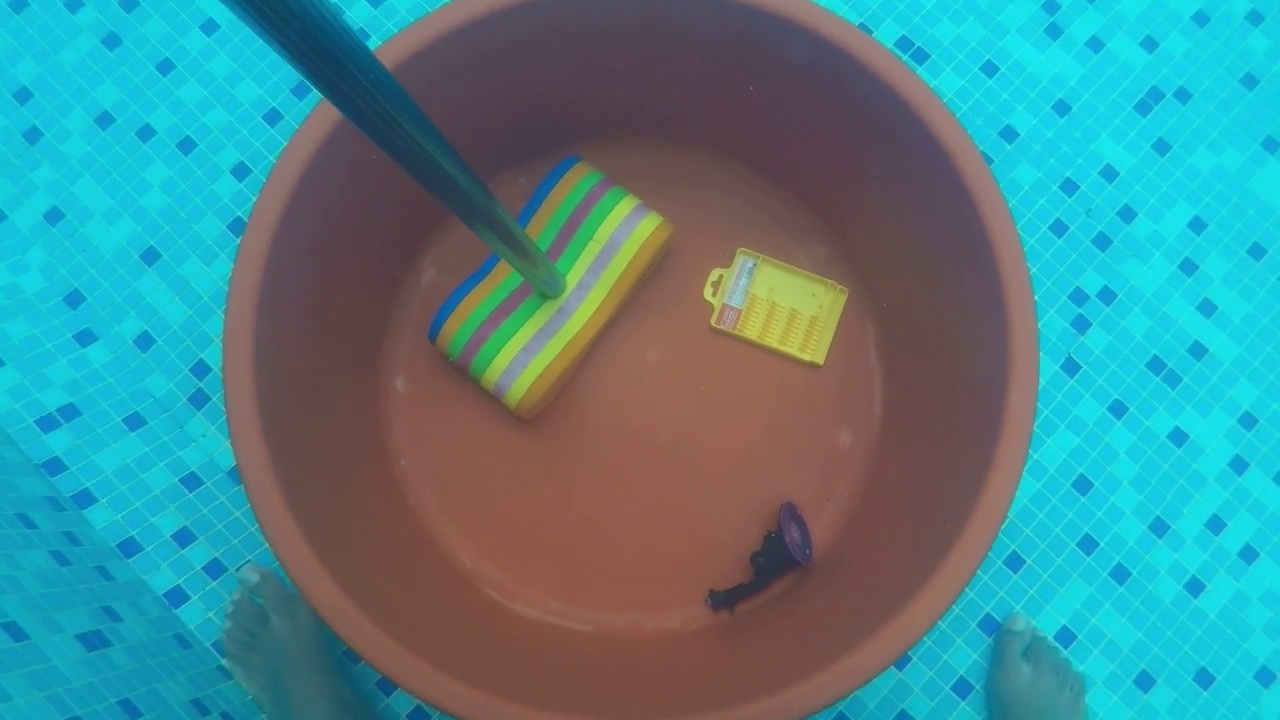
#> input picture neural_network/gate/test/17_125.jpeg, 1280 x 720 px, given in place of 10_355.jpeg, which was not available
$ python bg_sub_avg.py
#> lines starting #> are read from the running program, lines starting #| are printed output that depends on the picture
import cv2
import numpy as np
import os

def avg(img1, img2):

	img = np.add(img1, img2)
	img = np.divide(img, 2)
	return img

if __name__ == "__main__":

	directory = '/home/sub0811/Documents/Gate_Video/100GOPRO/m4v/background'

	i = 1
	images = []

	gate = cv2.imread("/home/sub0811/Documents/Gate_Video/100GOPRO/m4v/10/10_355.jpeg")
#> gate is the input picture: shape (720, 1280, 3); mean B, G, R 140.4, 134.7, 71
	gate = cv2.resize(gate, (500, 500))
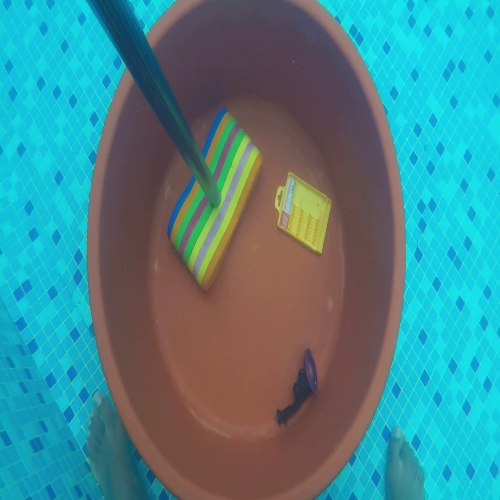
#> gate: shape (500, 500, 3); mean B, G, R 140.3, 134.6, 70.9
	cv2.imshow("gate", gate)
#> (the run stopped early here; a loop or call above may not have finished)

$ run again, on opencv_2/avg_gate.jpg
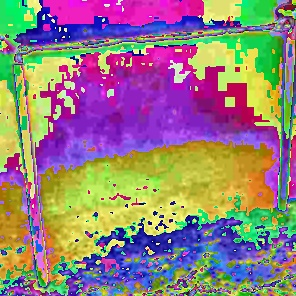
#> input picture opencv_2/avg_gate.jpg, 296 x 296 px, given in place of 10_355.jpeg, which was not available
#> gate is the input picture: shape (296, 296, 3); mean B, G, R 125.3, 125.7, 146.9
#> `gate = cv2.resize(gate, (500, 500))`:
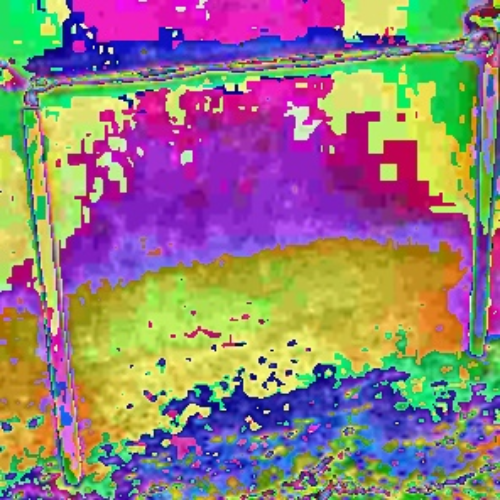
#> gate: shape (500, 500, 3); mean B, G, R 125.2, 125.6, 146.7
